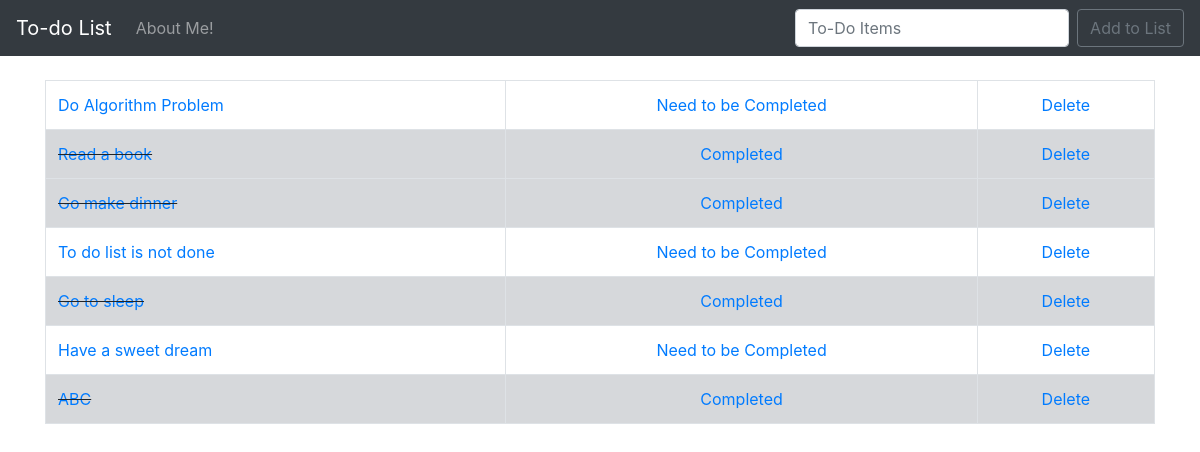
Before: / with the older database file.
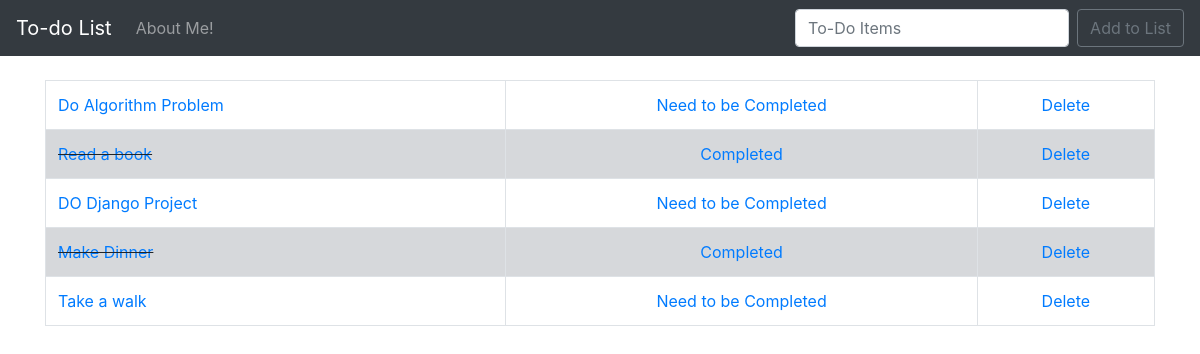
After: the same page with the newer database file.
### todo_list/models.py (models this page shows, shortened)
class List(models.Model):
	item = models.CharField(max_length=200)
	completed = models.BooleanField(default=False)

### todo_list/views.py (the view)
# urls.py: path('', views.home, name = 'home'),
def home(request):
	if request.method == 'POST':
		form = ListForm(request.POST or None)
		if form.is_valid():
			form.save()
			all_items = List.objects.all
			messages.success(request, ('Item Has Been Added To List!'))
			return render (request,'home.html', {'all_items': all_items})
	else:
		all_items = List.objects.all
		return render (request,'home.html', {'all_items': all_items})

### todo_list/templates/home.html (shortened to what this page needs)
{% extends 'base.html' %}
{% block content %}
	{% if all_items %}
	<table class = "table table-bordered">
		{% for things in all_items %}
			{% if things.completed %}
				<tr class="table-secondary">
					<td class="striker"><a href="{% url 'edit' things.id %}">{{ things.item }}</a></td>
					<td><center><a href="{% url 'uncross' things.id %}">Completed</a></center></td>
					<td><center><a href="{% url 'delete' things.id %}"> Delete</a></center></td>
				</tr>
			{% else %}
				<tr>
					<td><a href="{% url 'edit' things.id %}">{{ things.item }}</a></td>
					<td><center><a href="{% url 'cross_off' things.id %}">Need to be Completed</a></center></td>
					<td><center><a href="{% url 'delete' things.id %}"> Delete</a></center></td>
				</tr>
			{% endif %}
		{% endfor %}
	</table>
	{% endif%}
{% endblock %}

### todo_list/templates/base.html (shortened to what this page needs)
{% load static %}
<!doctype html>
<html lang="en">
  <head>
    <link rel="stylesheet" href="https://cdn.jsdelivr.net/npm/bootstrap@4.0.0/dist/css/bootstrap.min.css">
    <link rel="stylesheet" href="{% static 'css/my_style.css'%}" >
  </head>
  <body>
  	<nav class="navbar navbar-expand-lg navbar-dark bg-dark">
  <a class="navbar-brand" href="{% url 'home' %}">To-do List</a>
  <div class="collapse navbar-collapse" id="navbarSupportedContent">
    <ul class="navbar-nav mr-auto">
      <li class="nav-item">
        <a class="nav-link" href="{% url 'about' %}">About Me!</a>
      </li>
    </ul>
    <form class="form-inline my-2 my-lg-0" method="POST">
      <input class="form-control mr-sm-2" type="search" placeholder="To-Do Items" aria-label="Search" name="item">
      <button class="btn btn-outline-secondary my-2 my-sm-0" type="submit">Add to List</button>
    </form>
  </div>
</nav>
  	<div class="container">
	  	{% block content %}
	    {% endblock %}
	</div>
  </body>
</html>

### static/css/my_style.css (style rules this page uses)
.striker { text-decoration: line-through; }

Changed rows visible on the page:
removed List: item "Go make dinner"
removed List: item "To do list is not done"
removed List: item "Go to sleep"
removed List: item "Have a sweet dream"
removed List: item "ABC"
added List: item "DO Django Project"
added List: item "Make Dinner"
added List: item "Take a walk"
